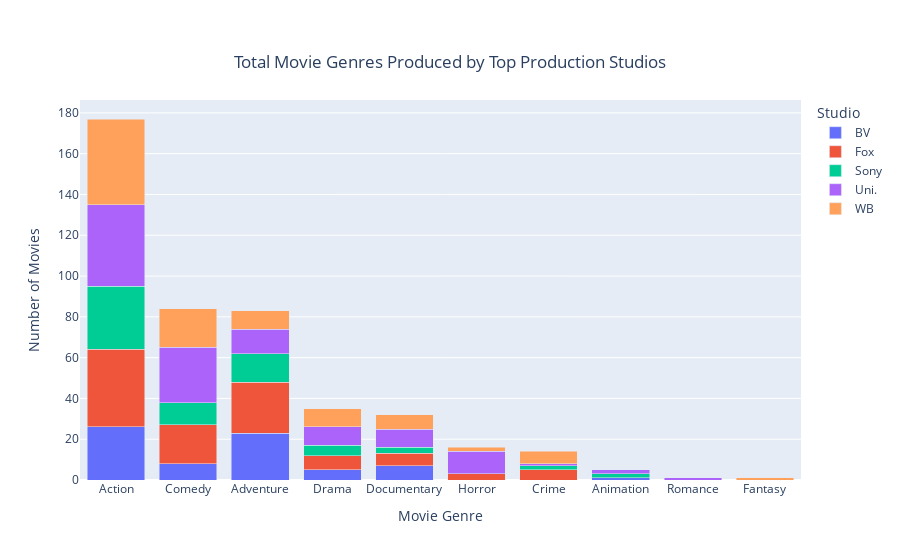

Source (notebook cell):
### Markdown cell above
The below data frame groups our data frame by the top five production companies previously identified and is also grouped by genre. The data frame will ultimately be used through a bar chart that visualize how many movies were produced classified by genre and the production studio.

### Code cell
#Create a bar chart which highlights the number of movies produced by movie genre and top 5 studios
fig = px.bar(top_5_studios_genre_chart, x = 'genre_1',  y = 'title', color = 'studio', 
             title = "Total Movie Genres Produced by Top Production Studios",
             labels = {'genre_1': 'Movie Genre', 'title': 'Number of Movies', 'studio': "Studio"})

fig.update_layout(
    title={
        'y':0.9,
        'x':0.5,
        'xanchor': 'center',
        'yanchor': 'top'},
        barmode='stack', xaxis={'categoryorder':'total descending'})

fig.show()

### Figure 1 — Plotly figure (JSON) as saved in the notebook; plotly's stock layout.template omitted (floating-point values rounded to 4 significant figures)
{"data": [{"alignmentgroup": "True", "hovertemplate": "Studio=BV<br>Movie Genre=%{x}<br>Number of Movies=%{y}<extra></extra>", "legendgroup": "BV", "marker": {"color": "#636efa"}, "name": "BV", "offsetgroup": "BV", "orientation": "v", "showlegend": true, "textposition": "auto", "type": "bar", "x": ["Action", "Adventure", "Animation", "Comedy", "Documentary", "Drama"], "xaxis": "x", "y": [26, 23, 1, 8, 7, 5], "yaxis": "y"}, {"alignmentgroup": "True", "hovertemplate": "Studio=Fox<br>Movie Genre=%{x}<br>Number of Movies=%{y}<extra></extra>", "legendgroup": "Fox", "marker": {"color": "#EF553B"}, "name": "Fox", "offsetgroup": "Fox", "orientation": "v", "showlegend": true, "textposition": "auto", "type": "bar", "x": ["Action", "Adventure", "Comedy", "Crime", "Documentary", "Drama", "Horror"], "xaxis": "x", "y": [38, 25, 19, 5, 6, 7, 3], "yaxis": "y"}, {"alignmentgroup": "True", "hovertemplate": "Studio=Sony<br>Movie Genre=%{x}<br>Number of Movies=%{y}<extra></extra>", "legendgroup": "Sony", "marker": {"color": "#00cc96"}, "name": "Sony", "offsetgroup": "Sony", "orientation": "v", "showlegend": true, "textposition": "auto", "type": "bar", "x": ["Action", "Adventure", "Animation", "Comedy", "Crime", "Documentary", "Drama"], "xaxis": "x", "y": [31, 14, 2, 11, 2, 3, 5], "yaxis": "y"}, {"alignmentgroup": "True", "hovertemplate": "Studio=Uni.<br>Movie Genre=%{x}<br>Number of Movies=%{y}<extra></extra>", "legendgroup": "Uni.", "marker": {"color": "#ab63fa"}, "name": "Uni.", "offsetgroup": "Uni.", "orientation": "v", "showlegend": true, "textposition": "auto", "type": "bar", "x": ["Action", "Adventure", "Animation", "Comedy", "Crime", "Documentary", "Drama", "Horror", "Romance"], "xaxis": "x", "y": [40, 12, 2, 27, 1, 9, 9, 11, 1], "yaxis": "y"}, {"alignmentgroup": "True", "hovertemplate": "Studio=WB<br>Movie Genre=%{x}<br>Number of Movies=%{y}<extra></extra>", "legendgroup": "WB", "marker": {"color": "#FFA15A"}, "name": "WB", "offsetgroup": "WB", "orientation": "v", "showlegend": true, "textposition": "auto", "type": "bar", "x": ["Action", "Adventure", "Comedy", "Crime", "Documentary", "Drama", "Fantasy", "Horror"], "xaxis": "x", "y": [42, 9, 19, 6, 7, 9, 1, 2], "yaxis": "y"}], "layout": {"barmode": "stack", "legend": {"title": {"text": "Studio"}, "tracegroupgap": 0}, "title": {"text": "Total Movie Genres Produced by Top Production Studios", "x": 0.5, "xanchor": "center", "y": 0.9, "yanchor": "top"}, "xaxis": {"anchor": "y", "categoryorder": "total descending", "domain": [0, 1], "title": {"text": "Movie Genre"}}, "yaxis": {"anchor": "x", "domain": [0, 1], "title": {"text": "Number of Movies"}}}}
